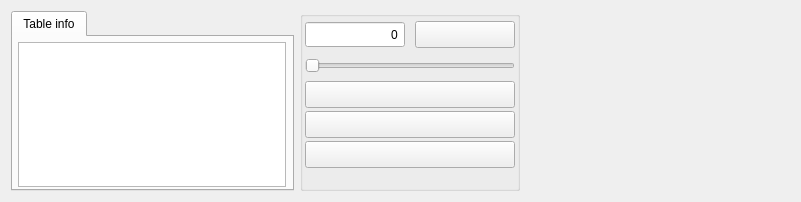
   <widget class="QWidget" name="horizontalLayoutWidget">
    <property name="geometry">
     <rect>
      <x>0</x>
      <y>410</y>
      <width>801</width>
      <height>202</height>
     </rect>
    </property>
    <layout class="QHBoxLayout" name="horizontalLayout">
     <item>
      <widget class="QTabWidget" name="tabWidget">
       <property name="minimumSize">
        <size>
         <width>283</width>
         <height>0</height>
        </size>
       </property>
       <property name="maximumSize">
        <size>
         <width>284</width>
         <height>1000</height>
        </size>
       </property>
       <property name="toolTip">
        <string/>
       </property>
       <property name="currentIndex">
        <number>0</number>
       </property>
       <widget class="QWidget" name="tableInfo">
        <attribute name="title">
         <string>Table info</string>
        </attribute>
        <widget class="QListView" name="tableInfoList">
         <property name="geometry">
          <rect>
           <x>5</x>
           <y>5</y>
           <width>268</width>
           <height>145</height>
          </rect>
         </property>
         <property name="minimumSize">
          <size>
           <width>268</width>
           <height>145</height>
          </size>
         </property>
         <property name="maximumSize">
          <size>
           <width>268</width>
           <height>145</height>
          </size>
         </property>
         <property name="editTriggers">
          <set>QAbstractItemView::NoEditTriggers</set>
         </property>
         <property name="selectionMode">
          <enum>QAbstractItemView::NoSelection</enum>
         </property>
        </widget>
       </widget>
      </widget>
     </item>
     <item>
      <layout class="QVBoxLayout" name="verticalLayout">
       <item>
        <widget class="QGroupBox" name="groupBox_2">
         <property name="minimumSize">
          <size>
           <width>220</width>
           <height>0</height>
          </size>
         </property>
         <property name="maximumSize">
          <size>
           <width>16777215</width>
           <height>16777215</height>
          </size>
         </property>
         <property name="title">
          <string/>
         </property>
         <widget class="QSpinBox" name="betSpinBox">
          <property name="geometry">
           <rect>
            <x>5</x>
            <y>10</y>
            <width>100</width>
            <height>27</height>
           </rect>
          </property>
          <property name="minimumSize">
           <size>
            <width>100</width>
            <height>27</height>
           </size>
          </property>
          <property name="maximumSize">
           <size>
            <width>100</width>
            <height>27</height>
           </size>
          </property>
          <property name="focusPolicy">
           <enum>Qt::StrongFocus</enum>
          </property>
          <property name="wrapping">
           <bool>false</bool>
          </property>
          <property name="frame">
           <bool>true</bool>
          </property>
          <property name="alignment">
           <set>Qt::AlignRight|Qt::AlignTrailing|Qt::AlignVCenter</set>
          </property>
          <property name="readOnly">
           <bool>false</bool>
          </property>
          <property name="buttonSymbols">
           <enum>QAbstractSpinBox::NoButtons</enum>
          </property>
          <property name="accelerated">
           <bool>true</bool>
          </property>
          <property name="correctionMode">
           <enum>QAbstractSpinBox::CorrectToNearestValue</enum>
          </property>
         </widget>
         <widget class="QSlider" name="betSlider">
          <property name="geometry">
           <rect>
            <x>5</x>
            <y>40</y>
            <width>210</width>
            <height>29</height>
           </rect>
          </property>
          <property name="minimumSize">
           <size>
            <width>210</width>
            <height>29</height>
           </size>
          </property>
          <property name="maximumSize">
           <size>
            <width>210</width>
            <height>29</height>
           </size>
          </property>
          <property name="focusPolicy">
           <enum>Qt::NoFocus</enum>
          </property>
          <property name="orientation">
           <enum>Qt::Horizontal</enum>
          </property>
         </widget>
         <widget class="QPushButton" name="betRaiseButton">
          <property name="geometry">
           <rect>
            <x>5</x>
            <y>70</y>
            <width>210</width>
            <height>27</height>
           </rect>
          </property>
          <property name="minimumSize">
           <size>
            <width>210</width>
            <height>0</height>
           </size>
          </property>
          <property name="maximumSize">
           <size>
            <width>210</width>
            <height>16777215</height>
           </size>
          </property>
          <property name="text">
           <string/>
          </property>
         </widget>
         <widget class="QPushButton" name="callCheckButton">
          <property name="geometry">
           <rect>
            <x>5</x>
            <y>100</y>
            <width>210</width>
            <height>27</height>
           </rect>
          </property>
          <property name="minimumSize">
           <size>
            <width>210</width>
            <height>0</height>
           </size>
          </property>
          <property name="maximumSize">
           <size>
            <width>210</width>
            <height>16777215</height>
           </size>
          </property>
          <property name="text">
           <string/>
          </property>
         </widget>
         <widget class="QPushButton" name="foldButton">
          <property name="geometry">
           <rect>
            <x>5</x>
            <y>130</y>
            <width>210</width>
            <height>27</height>
           </rect>
          </property>
          <property name="minimumSize">
           <size>
            <width>210</width>
            <height>0</height>
           </size>
          </property>
          <property name="maximumSize">
           <size>
            <width>210</width>
            <height>16777215</height>
           </size>
          </property>
          <property name="text">
           <string/>
          </property>
         </widget>
         <widget class="QPushButton" name="allInButton">
          <property name="geometry">
           <rect>
            <x>115</x>
            <y>10</y>
            <width>100</width>
            <height>27</height>
           </rect>
          </property>
          <property name="minimumSize">
           <size>
            <width>100</width>
            <height>0</height>
           </size>
          </property>
          <property name="maximumSize">
           <size>
            <width>100</width>
            <height>16777215</height>
           </size>
          </property>
          <property name="text">
           <string/>
          </property>
         </widget>
        </widget>
       </item>
      </layout>
     </item>
     <item>
      <spacer name="horizontalSpacer">
       <property name="orientation">
        <enum>Qt::Horizontal</enum>
       </property>
       <property name="sizeHint" stdset="0">
        <size>
         <width>40</width>
         <height>20</height>
        </size>
       </property>
      </spacer>
     </item>
    </layout>
    <zorder>horizontalSpacer</zorder>
    <zorder>tabWidget</zorder>
   </widget>
